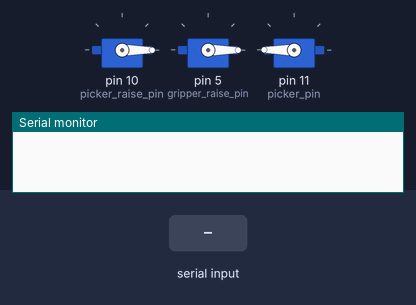
This sketch was run on a simulated Arduino Uno, built with avr-gcc and run on an emulated ATmega328P. Shown: 3 × servo, the last lines printed to the serial monitor. The test bench sets the inputs (shaded band).

Above: at 1.2 s.
1.3 s: "o" received over Serial
At 2.5 s:
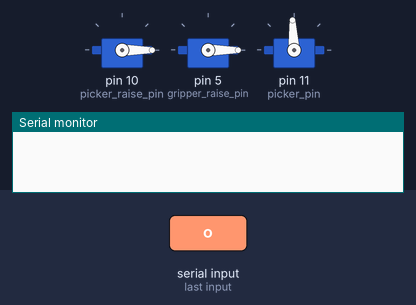
2.8 s: "i" received over Serial
At 3.8 s:
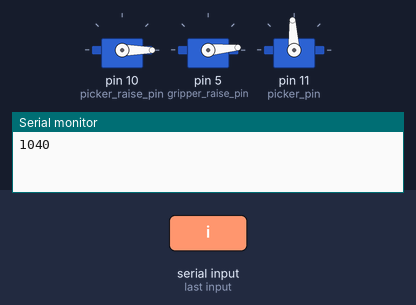
Timing chart, 0 to 5.8 s (numbered marks = the images above; inputs shaded):
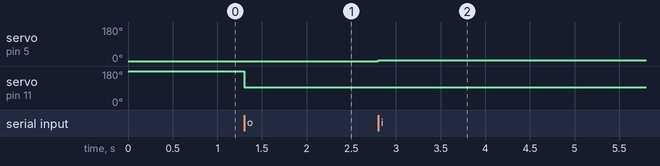

Measured:
- after the input at 1.3 s, servo on pin 11 (picker_pin): 180° → 93° at once
- after the input at 2.8 s, servo on pin 5 (gripper_raise_pin): 0° → 5° at once

The sketch:

extension.ino
```cpp
//HS785HB Servo step input controller

/**
 * Servo response has noticable latency when stopping or changing direction probably because the delay between steps in position
 * is too small to the servo can't keep up with the loop. When the stop command is given, the unfinished stepping loops still need
 * to finish. Chenlu recommends delat of at least 10-20 ms. The high torque on the servo also probaly causes slow deceleration,
 * because servo has a greater range of torque to decrease when approaching the desired position. Smaller torque would probably
 * decrease the deceleration time
  */

#include <Servo.h>
Servo picker_raise_servo;  // create servo object to control a servo
Servo picker_servo;

Servo gripper_raise_servo;


char user_input = 's';
char state = 's';

int n;
int m;
int p;
int direc=1;
int gdirec=1;
int edirec =1;

int INITPOS = 1000;
int MINPOS = 1000;
int GMINPOS=1000;
int GMAXPOS = 2500;
int MAXPOS = 2500;
int STEPSIZE = 40;
String print_message;

int gripper_raise_pin = 5;
int picker_pin = 11;
int picker_raise_pin = 10;


void open_picker()
{
   picker_servo.writeMicroseconds(1500);
}


void close_picker()
{
  picker_servo.writeMicroseconds(2500);
}


void raise_or_lower_picker()
{
     if (n >= MINPOS and n <= MAXPOS) {
      n = n + (direc * STEPSIZE);
      picker_raise_servo.writeMicroseconds(n);


      if (n < MINPOS or n > MAXPOS) {
//        setState('s');
        if (n < MINPOS) {
          n = MINPOS;
        }
        else {
          n = MAXPOS;
        }
      }

      delay(100);
    }
}


void raise_or_lower_gripper()
{
     if (m >= GMINPOS and m <=GMAXPOS) {
      m = m + (gdirec * STEPSIZE);
      gripper_raise_servo.writeMicroseconds(m);


      if (m < GMINPOS or m > GMAXPOS) {
        setState('m');
        if (m < GMINPOS) {
          m = GMINPOS;
        }
        else {
          m = GMAXPOS;
        }
      }

      delay(100);
    }
}


void setup() {
  Serial.begin(9600);
  n = INITPOS;
  m = INITPOS;


  picker_raise_servo.attach(picker_raise_pin, MINPOS, MAXPOS);
  gripper_raise_servo.attach(gripper_raise_pin, GMINPOS, GMAXPOS);

  picker_servo.attach(picker_pin);

  picker_servo.writeMicroseconds(2500);

  picker_raise_servo.writeMicroseconds(MINPOS);
  gripper_raise_servo.writeMicroseconds(GMINPOS);


//  setState('s');
}

void loop() {
  while (Serial.available() > 0) {
    user_input = Serial.read();

      setState(user_input);

  }
}

void setState(char inputState)
{
  state = inputState;
  if (state == 'f')
  {
    direc = 1;
    raise_or_lower_picker();
  }

  else if (state == 'r')
  {
    direc = -1;
    raise_or_lower_picker();
  }

  else if (state == 's')
  {
    direc = 0;
    raise_or_lower_picker();
  }


  if (state == 'c')
  {
    close_picker();

  }

  if (state == 'o')
  {
    open_picker();
  }

  //raise gripper
  if (state == 'i')
  {
    gdirec = 1;
    raise_or_lower_gripper();
    Serial.println(m);
  }

  //lower gripper
  else if (state == 'k')
  {
    gdirec = -1;
    raise_or_lower_gripper();
  }

  else if (state == 'm')
  {
    gdirec = 0;
    raise_or_lower_gripper();
  }

}
```
